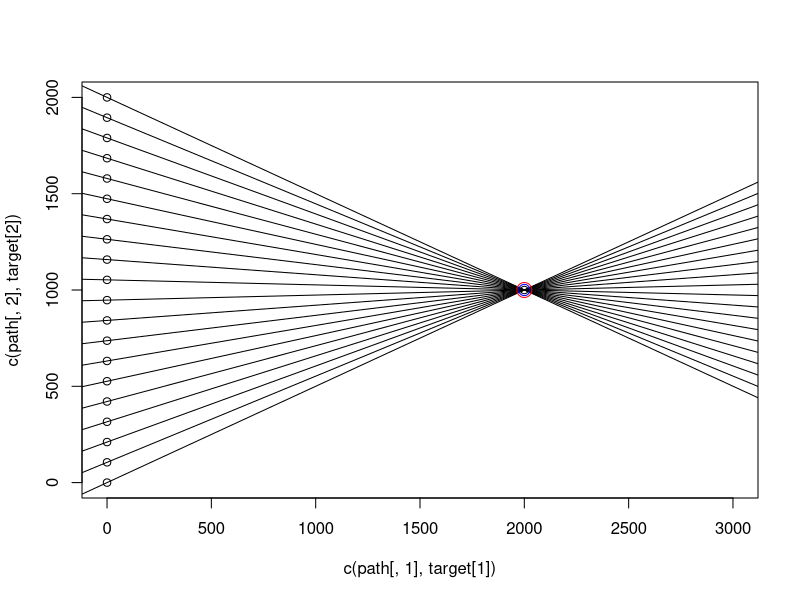
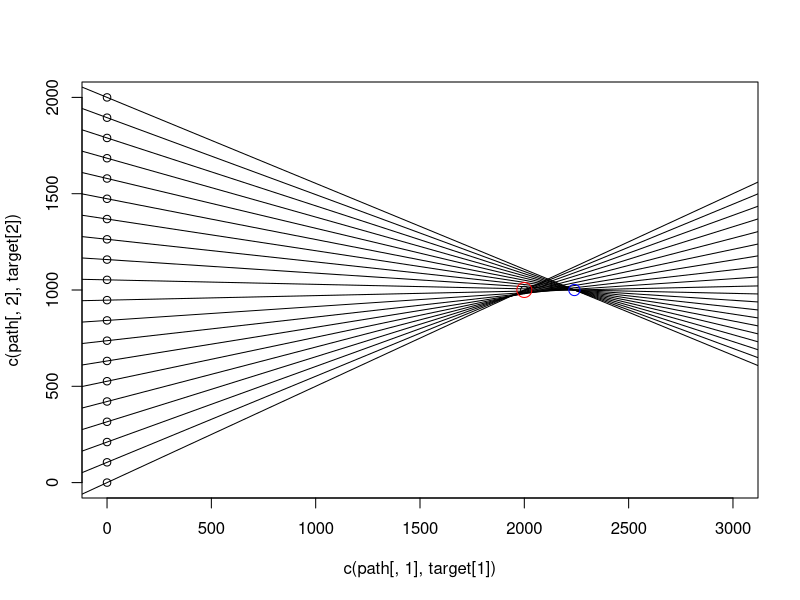

Write the R code that produced these figures, in order.
# sim tdoa / angle


simPath <- function(ship, target, end, n=100, plot=T, changeDepth=FALSE) {
    path <- matrix(c(
        seq(ship[1], end[1], length.out=n),
        seq(ship[2], end[2], length.out=n),
        seq(ship[3], end[3], length.out=n)
    ), ncol=3)
    # print(path[1:3, ])
    arrSep <- .5
    arrPath <- path
    arrPath[, 2] <- arrPath[, 2] - arrSep
    diffs <- numeric(n)
    if(changeDepth) {
        tarDepths <- c(seq(from=0, to=target[3], length.out=n %/% 2),
                       seq(from=target[3], length.out = (n %/% 2) + (n %% 2)))
    } else {
        tarDepths <- rep(target[3], n)
    }
    for(i in 1:nrow(path)) {
        target[3] <- tarDepths[i]
        dist1 <- sqrt(sum((path[i, ] - target)^2))
        dist2 <- sqrt(sum((arrPath[i, ] - target)^2))
        diffs[i] <- dist2 - dist1
        # diffs[i] <- dist1 - dist2
    }
    a2 <- (diffs/2) ^2
    angle <- sqrt(a2) / (sqrt((arrSep/2)^2 - a2)) * sign(diffs)
    if(plot) {
        plot(x=c(path[, 1], target[1]), y=c(path[, 2], target[2]),
             xlim=c(0, 3e3))
        for(i in 1:n) {
            abline(a=path[i, 2], b=angle[i])
        }
        points(x=target[1], y=target[2], col='red', cex=2)
        points(x=sqrt(target[1]^2+target[3]^2), y=target[2], col='blue', cex=1.5)
    }
    atan(angle) * 180 /pi
}
whale <- c(2e3, 1e3, 0)
ship <- c(0, 0, 0) #0, -.1, 0 array?
end <- c(0, 2e3, 0)

surface <- simPath(ship, whale, end, n=20, changeDepth = T)
deep <- simPath(ship, whale - c(0, 0, -1000), end, n=20, changeDepth = T)
# okay so this definitely only works if depth is fixed, and in this
# case the tarmo loc definitely matches at the point that we correctly
# undo with pythag after figuring out depth. But for very changing depth
# this is not going to happen

# ACTUALLY it might be fine based on sims for a very simple dive profile?
# or its at least not wrong by a lot